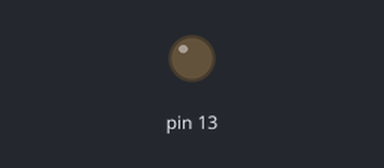
This sketch was run on a simulated Arduino Uno, built with avr-gcc and run on an emulated ATmega328P. On the bench: output pins drawn as LEDs (lit = HIGH). Wiring (inferred from the names in the program): 24Cxx EEPROM at I2C address 0x50. EEPROM starts erased; what the sketch prints to the serial monitor is not drawn.

Above: at 2.5 s.
Timing chart, 0 to 6.5 s (numbered marks = the images above):
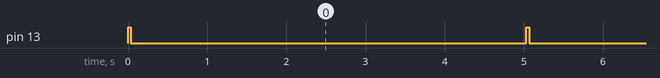

The sketch:

read_poc.ino
```cpp
// Demonstration of:
// The Microchip Technology Inc. 24AA02E48 is a 2 Kbit
// Electrically Erasable PROM. The device is organized as two
// blocks of 128 x 8-bit memory with a 2-wire serial interface.
// Low-voltage design permits operation down to 1.7V, with
// maximum standby and active currents of only 1 µA and 1 mA,
// respectively. The 24AA02E48 also has a page write capability
// for up to 8 bytes of data. The 24AA02E48 is available in the
// standard 8-pin SOIC and 5-lead SOT-23 packages

// Layout:
// 2 x 128 x 8 bit = 2 * 1024 bit
// 8-byte page write

// Control byte: 1010 0000
// MS 4-bits are control code. LS 4-bits are chip select (MS) and R/W.
// Chip Select bits are A2 A1 A0.
// example (A2-A0 set low or NA):
//  1010-0001 READ
//  1010-0000 WRITE

// Datasheet:
// http://ww1.microchip.com/downloads/en/DeviceDoc/20002124E.pdf
#include <Wire.h>

#define SUCCESS 1
#define ERROR 0

void setup(){
  uint8_t buffer[] = {0xFF,0xFF,0xFF,0xFF,0xFF,0xFF,0xFF,0xFF};

  Wire.begin();
  //TWIInit();

  //EEWriteByte(0,0x22);
  //delay(10);
  //EEWriteByte(0x0,buffer,8);
  //delay(10);

  Serial.begin(9600);
  pinMode(13, OUTPUT);

  //wait for Serial connection
  while(!Serial);
}

void TWIInit(void)
{
    //set SCL to 400kHz
    TWSR = 0x00;
    TWBR = 0x0C;
    //enable TWI
    TWCR = (1<<TWEN);
}
void TWIStart(void)
{
    TWCR = (1<<TWINT)|(1<<TWSTA)|(1<<TWEN);
    while ((TWCR & (1<<TWINT)) == 0);
}
//send stop signal
void TWIStop(void)
{
    TWCR = (1<<TWINT)|(1<<TWSTO)|(1<<TWEN);
}
void TWIWrite(uint8_t u8data)
{
    TWDR = u8data;
    TWCR = (1<<TWINT)|(1<<TWEN);
    while ((TWCR & (1<<TWINT)) == 0);
}
uint8_t TWIReadACK(void)
{
    TWCR = (1<<TWINT)|(1<<TWEN)|(1<<TWEA);
    while ((TWCR & (1<<TWINT)) == 0);
    return TWDR;
}
//read byte with NACK
uint8_t TWIReadNACK(void)
{
    TWCR = (1<<TWINT)|(1<<TWEN);
    while ((TWCR & (1<<TWINT)) == 0);
    return TWDR;
}
uint8_t TWIGetStatus(void)
{
    uint8_t status;
    //mask status
    status = TWSR & 0xF8;
    return status;
}
uint8_t EEReadByte(uint8_t u8addr, uint8_t *u8data)
{
    //uint8_t databyte;
    TWIStart();
    if (TWIGetStatus() != 0x08)
        return ERROR;

    //select device
    TWIWrite(160);
    if (TWIGetStatus() != 0x18)
        return ERROR;

    //send the address
    TWIWrite(u8addr);
    if (TWIGetStatus() != 0x28)
        return ERROR;

    TWIStart();
    if (TWIGetStatus() != 0x10)
        return ERROR;
    //select device (and read bit)
    TWIWrite(160|1);
    if (TWIGetStatus() != 0x40)
        return ERROR;

    *u8data = TWIReadNACK();
    if (TWIGetStatus() != 0x58)
        return ERROR;

    TWIStop();
    return SUCCESS;
}
uint8_t EEWriteByte(uint8_t u8addr, uint8_t u8data)
{
    //uint8_t databyte;
    TWIStart();
    if (TWIGetStatus() != 0x08)
        return ERROR;

    //select device
    TWIWrite(160);
    if (TWIGetStatus() != 0x18)
        return ERROR;

    //send the address
    TWIWrite(u8addr);
    if (TWIGetStatus() != 0x28)
        return ERROR;

    //send the data
    TWIWrite(u8data);
    if (TWIGetStatus() != 0x28)
        return ERROR;

    TWIStop();
    return SUCCESS;
}
uint8_t EEWriteByte(uint8_t u8addr, uint8_t u8data[], uint8_t count)
{
  if(count > 8)
    return ERROR;

    //uint8_t databyte;
    TWIStart();
    if (TWIGetStatus() != 0x08)
        return ERROR;

    //select device
    TWIWrite(160);
    if (TWIGetStatus() != 0x18)
        return ERROR;

    //send the address
    TWIWrite(u8addr);
    if (TWIGetStatus() != 0x28)
        return ERROR;

    //send the data
    for(int i = 0; i < count; i++){
      TWIWrite(u8data[i]);
      if (TWIGetStatus() != 0x28)
          return ERROR;
    }

    TWIStop();
    return SUCCESS;
}

void loop0(){
  Serial.println();  Serial.println();
  digitalWrite(13, HIGH);

  uint8_t u8ebyte;

  int count = 0;
  while (count <= 0xFF){
    if(EEReadByte(count++, &u8ebyte)){
      if(u8ebyte < 0x10) Serial.print("0");
      Serial.print(u8ebyte, HEX);
    }
    else{
      Serial.print("__");
    }

    if(count % 8) Serial.print(" ");
    if(count % 8 == 0 && count % 16) Serial.print(" - ");
    if(count % 16 == 0) Serial.println();
  }


  digitalWrite(13, LOW);

  delay(5000);
}
void loop(){
  digitalWrite(13, HIGH);

  //Read and display the EEPROM contents
  Wire.beginTransmission(0x50);
  Wire.write(byte(0xF0));
  Wire.endTransmission();
  Wire.requestFrom(0x50, 0x10);    // request 6 bytes from slave device #2

  int count=0;
  while(Wire.available() && count <= 256)    // slave may send less than requested
  {
    if(count % 16 == 0){
      if(count > 0) Serial.println();
      Serial.print("0000");
      if(count == 0) Serial.print("0");
      Serial.print(count,HEX);
      Serial.print(": ");
    }

    count++;
    byte c = Wire.read(); // receive a byte as character
    if(c<0x10) Serial.print("0");
    Serial.print(c, HEX);         // print the character

    if(count % 8 == 0 && count % 16 > 0)
        Serial.print(" - ");
    else
      Serial.print(" ");

  }


  Serial.println();
  Serial.println();

  Serial.print("TWSR: ");
  Serial.println(TWSR, HEX);
  Serial.print("TWBR: ");
  Serial.println(TWBR, HEX);
  Serial.print("TWCR: ");
  Serial.println(TWCR, HEX);

  Serial.println();


  //Read and display the EEPROM contents
//  Wire.beginTransmission(161);
//  Wire.write(byte(0x00));
//  char c = Wire.read();
//  Serial.print(c, HEX);
//  Serial.println();
//  Wire.endTransmission();


  digitalWrite(13, LOW);

  //wait 5 seconds before going for it again
  delay(5000);
}
```

Measured:
- by itself, pin 13: alternates HIGH for 0.03 s and LOW for 5.0 s
